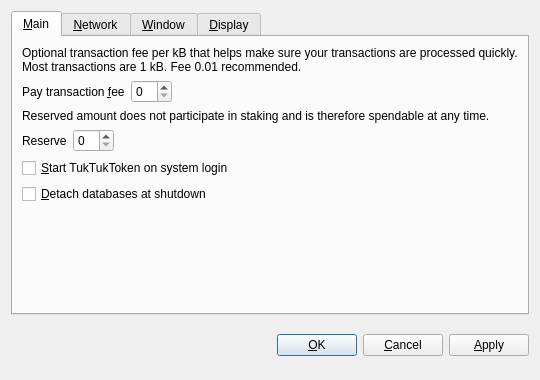
<?xml version="1.0" encoding="UTF-8"?>
<ui version="4.0">
 <class>OptionsDialog</class>
 <widget class="QDialog" name="OptionsDialog">
  <property name="geometry">
   <rect>
    <x>0</x>
    <y>0</y>
    <width>540</width>
    <height>380</height>
   </rect>
  </property>
  <property name="windowTitle">
   <string>Options</string>
  </property>
  <property name="modal">
   <bool>true</bool>
  </property>
  <layout class="QVBoxLayout" name="verticalLayout">
   <item>
    <widget class="QTabWidget" name="tabWidget">
     <property name="tabPosition">
      <enum>QTabWidget::North</enum>
     </property>
     <property name="currentIndex">
      <number>0</number>
     </property>
     <widget class="QWidget" name="tabMain">
      <attribute name="title">
       <string>&amp;Main</string>
      </attribute>
      <layout class="QVBoxLayout" name="verticalLayout_Main">
       <item>
        <widget class="QLabel" name="transactionFeeInfoLabel">
         <property name="text">
          <string>Optional transaction fee per kB that helps make sure your transactions are processed quickly. Most transactions are 1 kB. Fee 0.01 recommended.</string>
         </property>
         <property name="textFormat">
          <enum>Qt::PlainText</enum>
         </property>
         <property name="wordWrap">
          <bool>true</bool>
         </property>
        </widget>
       </item>
       <item>
        <layout class="QHBoxLayout" name="horizontalLayoutFee">
         <item>
          <widget class="QLabel" name="transactionFeeLabel">
           <property name="text">
            <string>Pay transaction &amp;fee</string>
           </property>
           <property name="textFormat">
            <enum>Qt::PlainText</enum>
           </property>
           <property name="buddy">
            <cstring>transactionFee</cstring>
           </property>
          </widget>
         </item>
         <item>
          <widget class="BitcoinAmountField" name="transactionFee"/>
         </item>
         <item>
          <spacer name="horizontalSpacerFee">
           <property name="orientation">
            <enum>Qt::Horizontal</enum>
           </property>
           <property name="sizeHint" stdset="0">
            <size>
             <width>40</width>
             <height>20</height>
            </size>
           </property>
          </spacer>
         </item>
        </layout>
       </item>
       <item>
        <widget class="QLabel" name="reserveBalanceInfoLabel">
         <property name="text">
          <string>Reserved amount does not participate in staking and is therefore spendable at any time.</string>
         </property>
         <property name="textFormat">
          <enum>Qt::PlainText</enum>
         </property>
         <property name="wordWrap">
          <bool>true</bool>
         </property>
        </widget>
       </item>
       <item>
        <layout class="QHBoxLayout" name="horizontalLayoutReserveBalance">
         <item>
          <widget class="QLabel" name="reserveBalanceLabel">
           <property name="text">
            <string>Reserve</string>
           </property>
           <property name="textFormat">
            <enum>Qt::PlainText</enum>
           </property>
           <property name="buddy">
            <cstring>reserveBalance</cstring>
           </property>
          </widget>
         </item>
         <item>
          <widget class="BitcoinAmountField" name="reserveBalance"/>
         </item>
         <item>
          <spacer name="horizontalSpacerReserveBalance">
           <property name="orientation">
            <enum>Qt::Horizontal</enum>
           </property>
           <property name="sizeHint" stdset="0">
            <size>
             <width>40</width>
             <height>20</height>
            </size>
           </property>
          </spacer>
         </item>
        </layout>
       </item>
       <item>
        <widget class="QCheckBox" name="bitcoinAtStartup">
         <property name="toolTip">
          <string>Automatically start TukTukToken after logging in to the system.</string>
         </property>
         <property name="text">
          <string>&amp;Start TukTukToken on system login</string>
         </property>
        </widget>
       </item>
       <item>
        <widget class="QCheckBox" name="detachDatabases">
         <property name="toolTip">
          <string>Detach block and address databases at shutdown. This means they can be moved to another data directory, but it slows down shutdown. The wallet is always detached.</string>
         </property>
         <property name="text">
          <string>&amp;Detach databases at shutdown</string>
         </property>
        </widget>
       </item>
       <item>
        <spacer name="verticalSpacer_Main">
         <property name="orientation">
          <enum>Qt::Vertical</enum>
         </property>
         <property name="sizeHint" stdset="0">
          <size>
           <width>20</width>
           <height>40</height>
          </size>
         </property>
        </spacer>
       </item>
      </layout>
     </widget>
     <widget class="QWidget" name="tabNetwork">
      <attribute name="title">
       <string>&amp;Network</string>
      </attribute>
      <layout class="QVBoxLayout" name="verticalLayout_Network">
       <item>
        <widget class="QCheckBox" name="mapPortUpnp">
         <property name="toolTip">
          <string>Automatically open the TukTukToken client port on the router. This only works when your router supports UPnP and it is enabled.</string>
         </property>
         <property name="text">
          <string>Map port using &amp;UPnP</string>
         </property>
        </widget>
       </item>
       <item>
        <widget class="QCheckBox" name="connectSocks">
         <property name="toolTip">
          <string>Connect to the TukTukToken network through a SOCKS proxy (e.g. when connecting through Tor).</string>
         </property>
         <property name="text">
          <string>&amp;Connect through SOCKS proxy:</string>
         </property>
        </widget>
       </item>
       <item>
        <layout class="QHBoxLayout" name="horizontalLayout_Network">
         <item>
          <widget class="QLabel" name="proxyIpLabel">
           <property name="text">
            <string>Proxy &amp;IP:</string>
           </property>
           <property name="textFormat">
            <enum>Qt::PlainText</enum>
           </property>
           <property name="buddy">
            <cstring>proxyIp</cstring>
           </property>
          </widget>
         </item>
         <item>
          <widget class="QValidatedLineEdit" name="proxyIp">
           <property name="maximumSize">
            <size>
             <width>140</width>
             <height>16777215</height>
            </size>
           </property>
           <property name="toolTip">
            <string>IP address of the proxy (e.g. 127.0.0.1)</string>
           </property>
          </widget>
         </item>
         <item>
          <widget class="QLabel" name="proxyPortLabel">
           <property name="text">
            <string>&amp;Port:</string>
           </property>
           <property name="textFormat">
            <enum>Qt::PlainText</enum>
           </property>
           <property name="buddy">
            <cstring>proxyPort</cstring>
           </property>
          </widget>
         </item>
         <item>
          <widget class="QLineEdit" name="proxyPort">
           <property name="maximumSize">
            <size>
             <width>55</width>
             <height>16777215</height>
            </size>
           </property>
           <property name="toolTip">
            <string>Port of the proxy (e.g. 9050)</string>
           </property>
          </widget>
         </item>
         <item>
          <widget class="QLabel" name="socksVersionLabel">
           <property name="text">
            <string>SOCKS &amp;Version:</string>
           </property>
           <property name="textFormat">
            <enum>Qt::PlainText</enum>
           </property>
           <property name="buddy">
            <cstring>socksVersion</cstring>
           </property>
          </widget>
         </item>
         <item>
          <widget class="QValueComboBox" name="socksVersion">
           <property name="toolTip">
            <string>SOCKS version of the proxy (e.g. 5)</string>
           </property>
          </widget>
         </item>
         <item>
          <spacer name="horizontalSpacer_Network">
           <property name="orientation">
            <enum>Qt::Horizontal</enum>
           </property>
           <property name="sizeHint" stdset="0">
            <size>
             <width>40</width>
             <height>20</height>
            </size>
           </property>
          </spacer>
         </item>
        </layout>
       </item>
       <item>
        <spacer name="verticalSpacer_Network">
         <property name="orientation">
          <enum>Qt::Vertical</enum>
         </property>
         <property name="sizeHint" stdset="0">
          <size>
           <width>20</width>
           <height>40</height>
          </size>
         </property>
        </spacer>
       </item>
      </layout>
     </widget>
     <widget class="QWidget" name="tabWindow">
      <attribute name="title">
       <string>&amp;Window</string>
      </attribute>
      <layout class="QVBoxLayout" name="verticalLayout_Window">
       <item>
        <widget class="QCheckBox" name="minimizeToTray">
         <property name="toolTip">
          <string>Show only a tray icon after minimizing the window.</string>
         </property>
         <property name="text">
          <string>&amp;Minimize to the tray instead of the taskbar</string>
         </property>
        </widget>
       </item>
       <item>
        <widget class="QCheckBox" name="minimizeOnClose">
         <property name="toolTip">
          <string>Minimize instead of exit the application when the window is closed. When this option is enabled, the application will be closed only after selecting Quit in the menu.</string>
         </property>
         <property name="text">
          <string>M&amp;inimize on close</string>
         </property>
        </widget>
       </item>
       <item>
        <spacer name="verticalSpacer_Window">
         <property name="orientation">
          <enum>Qt::Vertical</enum>
         </property>
         <property name="sizeHint" stdset="0">
          <size>
           <width>20</width>
           <height>40</height>
          </size>
         </property>
        </spacer>
       </item>
      </layout>
     </widget>
     <widget class="QWidget" name="tabDisplay">
      <attribute name="title">
       <string>&amp;Display</string>
      </attribute>
      <layout class="QVBoxLayout" name="verticalLayout_Display">
       <item>
        <layout class="QHBoxLayout" name="horizontalLayout_1_Display">
         <item>
          <widget class="QLabel" name="langLabel">
           <property name="text">
            <string>User Interface &amp;language:</string>
           </property>
           <property name="textFormat">
            <enum>Qt::PlainText</enum>
           </property>
           <property name="buddy">
            <cstring>lang</cstring>
           </property>
          </widget>
         </item>
         <item>
          <widget class="QValueComboBox" name="lang">
           <property name="toolTip">
            <string>The user interface language can be set here. This setting will take effect after restarting TukTukToken.</string>
           </property>
          </widget>
         </item>
        </layout>
       </item>
       <item>
        <layout class="QHBoxLayout" name="horizontalLayout_2_Display">
         <item>
          <widget class="QLabel" name="unitLabel">
           <property name="text">
            <string>&amp;Unit to show amounts in:</string>
           </property>
           <property name="textFormat">
            <enum>Qt::PlainText</enum>
           </property>
           <property name="buddy">
            <cstring>unit</cstring>
           </property>
          </widget>
         </item>
         <item>
          <widget class="QValueComboBox" name="unit">
           <property name="toolTip">
            <string>Choose the default subdivision unit to show in the interface and when sending coins.</string>
           </property>
          </widget>
         </item>
        </layout>
       </item>
       <item>
        <widget class="QCheckBox" name="displayAddresses">
         <property name="toolTip">
          <string>Whether to show TukTukToken addresses in the transaction list or not.</string>
         </property>
         <property name="text">
          <string>&amp;Display addresses in transaction list</string>
         </property>
        </widget>
       </item>
       <item>
        <widget class="QCheckBox" name="coinControlFeatures">
         <property name="toolTip">
          <string>Whether to show coin control features or not.</string>
         </property>
         <property name="text">
          <string>Display coin &amp;control features (experts only!)</string>
         </property>
        </widget>
       </item>
       <item>
        <spacer name="verticalSpacer_Display">
         <property name="orientation">
          <enum>Qt::Vertical</enum>
         </property>
         <property name="sizeHint" stdset="0">
          <size>
           <width>20</width>
           <height>40</height>
          </size>
         </property>
        </spacer>
       </item>
      </layout>
     </widget>
    </widget>
   </item>
   <item>
    <layout class="QHBoxLayout" name="horizontalLayout_Buttons">
     <item>
      <spacer name="horizontalSpacer_1">
       <property name="orientation">
        <enum>Qt::Horizontal</enum>
       </property>
       <property name="sizeHint" stdset="0">
        <size>
         <width>40</width>
         <height>48</height>
        </size>
       </property>
      </spacer>
     </item>
     <item>
      <widget class="QLabel" name="statusLabel">
       <property name="font">
        <font>
         <weight>75</weight>
         <bold>true</bold>
        </font>
       </property>
       <property name="text">
        <string/>
       </property>
       <property name="textFormat">
        <enum>Qt::PlainText</enum>
       </property>
       <property name="wordWrap">
        <bool>true</bool>
       </property>
      </widget>
     </item>
     <item>
      <spacer name="horizontalSpacer_2">
       <property name="orientation">
        <enum>Qt::Horizontal</enum>
       </property>
       <property name="sizeHint" stdset="0">
        <size>
         <width>40</width>
         <height>48</height>
        </size>
       </property>
      </spacer>
     </item>
     <item>
      <widget class="QPushButton" name="okButton">
       <property name="text">
        <string>&amp;OK</string>
       </property>
      </widget>
     </item>
     <item>
      <widget class="QPushButton" name="cancelButton">
       <property name="text">
        <string>&amp;Cancel</string>
       </property>
       <property name="autoDefault">
        <bool>false</bool>
       </property>
      </widget>
     </item>
     <item>
      <widget class="QPushButton" name="applyButton">
       <property name="text">
        <string>&amp;Apply</string>
       </property>
       <property name="autoDefault">
        <bool>false</bool>
       </property>
      </widget>
     </item>
    </layout>
   </item>
  </layout>
 </widget>
 <customwidgets>
  <customwidget>
   <class>BitcoinAmountField</class>
   <extends>QSpinBox</extends>
   <header>bitcoinamountfield.h</header>
  </customwidget>
  <customwidget>
   <class>QValueComboBox</class>
   <extends>QComboBox</extends>
   <header>qvaluecombobox.h</header>
  </customwidget>
  <customwidget>
   <class>QValidatedLineEdit</class>
   <extends>QLineEdit</extends>
   <header>qvalidatedlineedit.h</header>
  </customwidget>
 </customwidgets>
 <resources/>
 <connections/>
</ui>
